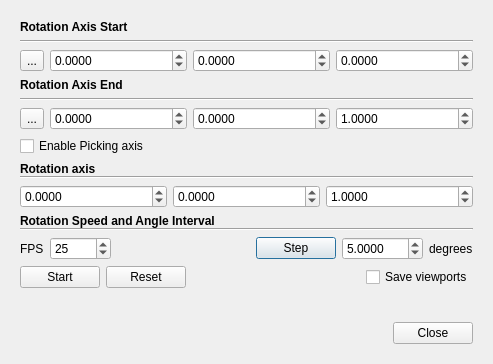
<?xml version="1.0" encoding="UTF-8"?>
<ui version="4.0">
 <class>AnimationParamDlg</class>
 <widget class="QDialog" name="AnimationParamDlg">
  <property name="windowModality">
   <enum>Qt::NonModal</enum>
  </property>
  <property name="geometry">
   <rect>
    <x>0</x>
    <y>0</y>
    <width>493</width>
    <height>364</height>
   </rect>
  </property>
  <property name="sizePolicy">
   <sizepolicy hsizetype="Preferred" vsizetype="MinimumExpanding">
    <horstretch>0</horstretch>
    <verstretch>0</verstretch>
   </sizepolicy>
  </property>
  <property name="windowTitle">
   <string>Animation</string>
  </property>
  <layout class="QVBoxLayout" name="verticalLayout_2">
   <item>
    <widget class="QScrollArea" name="scrollArea">
     <property name="sizePolicy">
      <sizepolicy hsizetype="Expanding" vsizetype="Expanding">
       <horstretch>0</horstretch>
       <verstretch>0</verstretch>
      </sizepolicy>
     </property>
     <property name="frameShape">
      <enum>QFrame::NoFrame</enum>
     </property>
     <property name="widgetResizable">
      <bool>true</bool>
     </property>
     <widget class="QWidget" name="scrollAreaWidgetContents_2">
      <property name="geometry">
       <rect>
        <x>0</x>
        <y>0</y>
        <width>475</width>
        <height>346</height>
       </rect>
      </property>
      <property name="sizePolicy">
       <sizepolicy hsizetype="Minimum" vsizetype="Preferred">
        <horstretch>0</horstretch>
        <verstretch>0</verstretch>
       </sizepolicy>
      </property>
      <layout class="QVBoxLayout" name="verticalLayout_8">
       <item>
        <layout class="QVBoxLayout" name="verticalLayout_5">
         <item>
          <layout class="QVBoxLayout" name="verticalLayout_4">
           <item>
            <layout class="QVBoxLayout" name="verticalLayout_3">
             <item>
              <widget class="QLabel" name="label_3">
               <property name="sizePolicy">
                <sizepolicy hsizetype="Minimum" vsizetype="Minimum">
                 <horstretch>0</horstretch>
                 <verstretch>0</verstretch>
                </sizepolicy>
               </property>
               <property name="font">
                <font>
                 <weight>75</weight>
                 <bold>true</bold>
                </font>
               </property>
               <property name="text">
                <string>Rotation Axis Start</string>
               </property>
              </widget>
             </item>
             <item>
              <widget class="Line" name="line_7">
               <property name="sizePolicy">
                <sizepolicy hsizetype="Minimum" vsizetype="Minimum">
                 <horstretch>0</horstretch>
                 <verstretch>0</verstretch>
                </sizepolicy>
               </property>
               <property name="orientation">
                <enum>Qt::Horizontal</enum>
               </property>
              </widget>
             </item>
             <item>
              <layout class="QHBoxLayout" name="horizontalLayout">
               <item>
                <widget class="QToolButton" name="pickingAxisStartToolButton">
                 <property name="toolTip">
                  <string>Pick a 3D point as rotation center</string>
                 </property>
                 <property name="text">
                  <string>...</string>
                 </property>
                 <property name="icon">
                  <iconset resource="../MainWindow.qrc">
                   <normaloff>:/Resources/images/svg/ecv/toolMainPointPicking.svg</normaloff>:/Resources/images/svg/ecv/toolMainPointPicking.svg</iconset>
                 </property>
                 <property name="iconSize">
                  <size>
                   <width>20</width>
                   <height>20</height>
                  </size>
                 </property>
                 <property name="checkable">
                  <bool>true</bool>
                 </property>
                 <property name="checked">
                  <bool>false</bool>
                 </property>
                </widget>
               </item>
               <item>
                <widget class="QDoubleSpinBox" name="axisStartXDoubleSpinBox">
                 <property name="sizePolicy">
                  <sizepolicy hsizetype="Minimum" vsizetype="Fixed">
                   <horstretch>0</horstretch>
                   <verstretch>0</verstretch>
                  </sizepolicy>
                 </property>
                 <property name="decimals">
                  <number>4</number>
                 </property>
                 <property name="minimum">
                  <double>-999999999.000000000000000</double>
                 </property>
                 <property name="maximum">
                  <double>999999999.000000000000000</double>
                 </property>
                 <property name="singleStep">
                  <double>0.100000000000000</double>
                 </property>
                </widget>
               </item>
               <item>
                <widget class="QDoubleSpinBox" name="axisStartYDoubleSpinBox">
                 <property name="decimals">
                  <number>4</number>
                 </property>
                 <property name="minimum">
                  <double>-999999999.000000000000000</double>
                 </property>
                 <property name="maximum">
                  <double>999999999.000000000000000</double>
                 </property>
                 <property name="singleStep">
                  <double>0.100000000000000</double>
                 </property>
                </widget>
               </item>
               <item>
                <widget class="QDoubleSpinBox" name="axisStartZDoubleSpinBox">
                 <property name="decimals">
                  <number>4</number>
                 </property>
                 <property name="minimum">
                  <double>-999999999.000000000000000</double>
                 </property>
                 <property name="maximum">
                  <double>999999999.000000000000000</double>
                 </property>
                 <property name="singleStep">
                  <double>0.100000000000000</double>
                 </property>
                </widget>
               </item>
              </layout>
             </item>
            </layout>
           </item>
           <item>
            <layout class="QVBoxLayout" name="verticalLayout">
             <item>
              <widget class="QLabel" name="label_5">
               <property name="sizePolicy">
                <sizepolicy hsizetype="Minimum" vsizetype="Preferred">
                 <horstretch>0</horstretch>
                 <verstretch>0</verstretch>
                </sizepolicy>
               </property>
               <property name="font">
                <font>
                 <weight>75</weight>
                 <bold>true</bold>
                </font>
               </property>
               <property name="text">
                <string>Rotation Axis End</string>
               </property>
              </widget>
             </item>
             <item>
              <widget class="Line" name="line_8">
               <property name="sizePolicy">
                <sizepolicy hsizetype="Minimum" vsizetype="Minimum">
                 <horstretch>0</horstretch>
                 <verstretch>0</verstretch>
                </sizepolicy>
               </property>
               <property name="orientation">
                <enum>Qt::Horizontal</enum>
               </property>
              </widget>
             </item>
             <item>
              <layout class="QHBoxLayout" name="horizontalLayout_2">
               <item>
                <widget class="QToolButton" name="pickingAxisEndToolButton">
                 <property name="toolTip">
                  <string>Pick a 3D point as rotation center</string>
                 </property>
                 <property name="text">
                  <string>...</string>
                 </property>
                 <property name="icon">
                  <iconset resource="../MainWindow.qrc">
                   <normaloff>:/Resources/images/svg/ecv/toolMainPointPicking.svg</normaloff>:/Resources/images/svg/ecv/toolMainPointPicking.svg</iconset>
                 </property>
                 <property name="iconSize">
                  <size>
                   <width>20</width>
                   <height>20</height>
                  </size>
                 </property>
                 <property name="checkable">
                  <bool>true</bool>
                 </property>
                 <property name="checked">
                  <bool>false</bool>
                 </property>
                </widget>
               </item>
               <item>
                <widget class="QDoubleSpinBox" name="axisEndXDoubleSpinBox">
                 <property name="decimals">
                  <number>4</number>
                 </property>
                 <property name="minimum">
                  <double>-999999999.000000000000000</double>
                 </property>
                 <property name="maximum">
                  <double>999999999.000000000000000</double>
                 </property>
                 <property name="singleStep">
                  <double>0.100000000000000</double>
                 </property>
                </widget>
               </item>
               <item>
                <widget class="QDoubleSpinBox" name="axisEndYDoubleSpinBox">
                 <property name="decimals">
                  <number>4</number>
                 </property>
                 <property name="minimum">
                  <double>-999999999.000000000000000</double>
                 </property>
                 <property name="maximum">
                  <double>999999999.000000000000000</double>
                 </property>
                 <property name="singleStep">
                  <double>0.100000000000000</double>
                 </property>
                </widget>
               </item>
               <item>
                <widget class="QDoubleSpinBox" name="axisEndZDoubleSpinBox">
                 <property name="decimals">
                  <number>4</number>
                 </property>
                 <property name="minimum">
                  <double>-999999999.000000000000000</double>
                 </property>
                 <property name="maximum">
                  <double>999999999.000000000000000</double>
                 </property>
                 <property name="singleStep">
                  <double>0.100000000000000</double>
                 </property>
                 <property name="value">
                  <double>1.000000000000000</double>
                 </property>
                </widget>
               </item>
              </layout>
             </item>
            </layout>
           </item>
          </layout>
         </item>
         <item>
          <widget class="QCheckBox" name="EnablePickingAxis">
           <property name="toolTip">
            <string>reset center of rotation when camera is reset.</string>
           </property>
           <property name="text">
            <string>Enable Picking axis</string>
           </property>
          </widget>
         </item>
        </layout>
       </item>
       <item>
        <layout class="QVBoxLayout" name="verticalLayout_6">
         <item>
          <layout class="QVBoxLayout" name="verticalLayout_7">
           <property name="spacing">
            <number>0</number>
           </property>
           <property name="sizeConstraint">
            <enum>QLayout::SetMinimumSize</enum>
           </property>
           <item>
            <widget class="QLabel" name="label_4">
             <property name="sizePolicy">
              <sizepolicy hsizetype="Minimum" vsizetype="Minimum">
               <horstretch>0</horstretch>
               <verstretch>0</verstretch>
              </sizepolicy>
             </property>
             <property name="font">
              <font>
               <weight>75</weight>
               <bold>true</bold>
              </font>
             </property>
             <property name="text">
              <string>Rotation axis</string>
             </property>
            </widget>
           </item>
           <item>
            <widget class="Line" name="line_4">
             <property name="sizePolicy">
              <sizepolicy hsizetype="Minimum" vsizetype="Minimum">
               <horstretch>0</horstretch>
               <verstretch>0</verstretch>
              </sizepolicy>
             </property>
             <property name="orientation">
              <enum>Qt::Horizontal</enum>
             </property>
            </widget>
           </item>
          </layout>
         </item>
         <item>
          <layout class="QHBoxLayout" name="horizontalLayout_3">
           <item>
            <widget class="QDoubleSpinBox" name="axisXDoubleSpinBox">
             <property name="decimals">
              <number>4</number>
             </property>
             <property name="minimum">
              <double>-999999999.000000000000000</double>
             </property>
             <property name="maximum">
              <double>999999999.000000000000000</double>
             </property>
             <property name="singleStep">
              <double>0.100000000000000</double>
             </property>
            </widget>
           </item>
           <item>
            <widget class="QDoubleSpinBox" name="axisYDoubleSpinBox">
             <property name="decimals">
              <number>4</number>
             </property>
             <property name="minimum">
              <double>-999999999.000000000000000</double>
             </property>
             <property name="maximum">
              <double>999999999.000000000000000</double>
             </property>
             <property name="singleStep">
              <double>0.100000000000000</double>
             </property>
            </widget>
           </item>
           <item>
            <widget class="QDoubleSpinBox" name="axisZDoubleSpinBox">
             <property name="decimals">
              <number>4</number>
             </property>
             <property name="minimum">
              <double>-999999999.000000000000000</double>
             </property>
             <property name="maximum">
              <double>999999999.000000000000000</double>
             </property>
             <property name="singleStep">
              <double>0.100000000000000</double>
             </property>
             <property name="value">
              <double>1.000000000000000</double>
             </property>
            </widget>
           </item>
          </layout>
         </item>
        </layout>
       </item>
       <item>
        <layout class="QVBoxLayout" name="verticalLayout_10">
         <item>
          <layout class="QVBoxLayout" name="verticalLayout_9">
           <property name="spacing">
            <number>0</number>
           </property>
           <property name="sizeConstraint">
            <enum>QLayout::SetMinimumSize</enum>
           </property>
           <item>
            <widget class="QLabel" name="label_6">
             <property name="sizePolicy">
              <sizepolicy hsizetype="Minimum" vsizetype="Minimum">
               <horstretch>0</horstretch>
               <verstretch>0</verstretch>
              </sizepolicy>
             </property>
             <property name="font">
              <font>
               <weight>75</weight>
               <bold>true</bold>
              </font>
             </property>
             <property name="text">
              <string>Rotation Speed and Angle Interval</string>
             </property>
            </widget>
           </item>
           <item>
            <widget class="Line" name="line_6">
             <property name="sizePolicy">
              <sizepolicy hsizetype="Minimum" vsizetype="Minimum">
               <horstretch>0</horstretch>
               <verstretch>0</verstretch>
              </sizepolicy>
             </property>
             <property name="orientation">
              <enum>Qt::Horizontal</enum>
             </property>
            </widget>
           </item>
          </layout>
         </item>
         <item>
          <layout class="QGridLayout" name="gridLayout_2">
           <item row="0" column="5">
            <widget class="QLabel" name="label_20">
             <property name="sizePolicy">
              <sizepolicy hsizetype="Minimum" vsizetype="Preferred">
               <horstretch>0</horstretch>
               <verstretch>0</verstretch>
              </sizepolicy>
             </property>
             <property name="toolTip">
              <string>Apply a manipulation to the current camera using the buttons on the left.</string>
             </property>
             <property name="text">
              <string>degrees</string>
             </property>
            </widget>
           </item>
           <item row="0" column="3">
            <widget class="QPushButton" name="angleButton">
             <property name="toolTip">
              <string>Rotate around vertical axis</string>
             </property>
             <property name="text">
              <string>Step</string>
             </property>
             <property name="iconSize">
              <size>
               <width>24</width>
               <height>24</height>
              </size>
             </property>
            </widget>
           </item>
           <item row="0" column="1">
            <widget class="QSpinBox" name="fpsSpinBox">
             <property name="maximum">
              <number>10000</number>
             </property>
             <property name="value">
              <number>25</number>
             </property>
            </widget>
           </item>
           <item row="0" column="0">
            <widget class="QLabel" name="label_21">
             <property name="sizePolicy">
              <sizepolicy hsizetype="Minimum" vsizetype="Minimum">
               <horstretch>0</horstretch>
               <verstretch>0</verstretch>
              </sizepolicy>
             </property>
             <property name="toolTip">
              <string>Apply a manipulation to the current camera using the buttons on the left.</string>
             </property>
             <property name="text">
              <string>FPS</string>
             </property>
            </widget>
           </item>
           <item row="0" column="4">
            <widget class="QDoubleSpinBox" name="rotationAngle">
             <property name="decimals">
              <number>4</number>
             </property>
             <property name="minimum">
              <double>-360.000000000000000</double>
             </property>
             <property name="maximum">
              <double>360.000000000000000</double>
             </property>
             <property name="singleStep">
              <double>0.000010000000000</double>
             </property>
             <property name="value">
              <double>5.000000000000000</double>
             </property>
            </widget>
           </item>
           <item row="0" column="2">
            <spacer name="horizontalSpacer">
             <property name="orientation">
              <enum>Qt::Horizontal</enum>
             </property>
             <property name="sizeHint" stdset="0">
              <size>
               <width>40</width>
               <height>20</height>
              </size>
             </property>
            </spacer>
           </item>
          </layout>
         </item>
        </layout>
       </item>
       <item>
        <layout class="QHBoxLayout" name="horizontalLayout_4">
         <item>
          <widget class="QPushButton" name="startAnimationButton">
           <property name="toolTip">
            <string>Rotate around vertical axis</string>
           </property>
           <property name="text">
            <string>Start</string>
           </property>
           <property name="iconSize">
            <size>
             <width>24</width>
             <height>24</height>
            </size>
           </property>
          </widget>
         </item>
         <item>
          <widget class="QPushButton" name="resetAnimationButton">
           <property name="toolTip">
            <string>Rotate around vertical axis</string>
           </property>
           <property name="text">
            <string>Reset</string>
           </property>
           <property name="iconSize">
            <size>
             <width>24</width>
             <height>24</height>
            </size>
           </property>
          </widget>
         </item>
         <item>
          <spacer name="horizontalSpacer_2">
           <property name="orientation">
            <enum>Qt::Horizontal</enum>
           </property>
           <property name="sizeHint" stdset="0">
            <size>
             <width>40</width>
             <height>20</height>
            </size>
           </property>
          </spacer>
         </item>
         <item>
          <widget class="QCheckBox" name="SavingViewports">
           <property name="toolTip">
            <string>reset center of rotation when camera is reset.</string>
           </property>
           <property name="text">
            <string>Save viewports</string>
           </property>
          </widget>
         </item>
        </layout>
       </item>
       <item>
        <spacer name="verticalSpacer">
         <property name="orientation">
          <enum>Qt::Vertical</enum>
         </property>
         <property name="sizeHint" stdset="0">
          <size>
           <width>20</width>
           <height>0</height>
          </size>
         </property>
        </spacer>
       </item>
       <item>
        <widget class="QDialogButtonBox" name="closeButtonBox">
         <property name="standardButtons">
          <set>QDialogButtonBox::Close</set>
         </property>
        </widget>
       </item>
      </layout>
     </widget>
    </widget>
   </item>
  </layout>
 </widget>
 <tabstops>
  <tabstop>EnablePickingAxis</tabstop>
 </tabstops>
 <resources>
  <include location="../MainWindow.qrc"/>
 </resources>
 <connections>
  <connection>
   <sender>closeButtonBox</sender>
   <signal>rejected()</signal>
   <receiver>AnimationParamDlg</receiver>
   <slot>close()</slot>
   <hints>
    <hint type="sourcelabel">
     <x>264</x>
     <y>727</y>
    </hint>
    <hint type="destinationlabel">
     <x>264</x>
     <y>388</y>
    </hint>
   </hints>
  </connection>
 </connections>
</ui>
